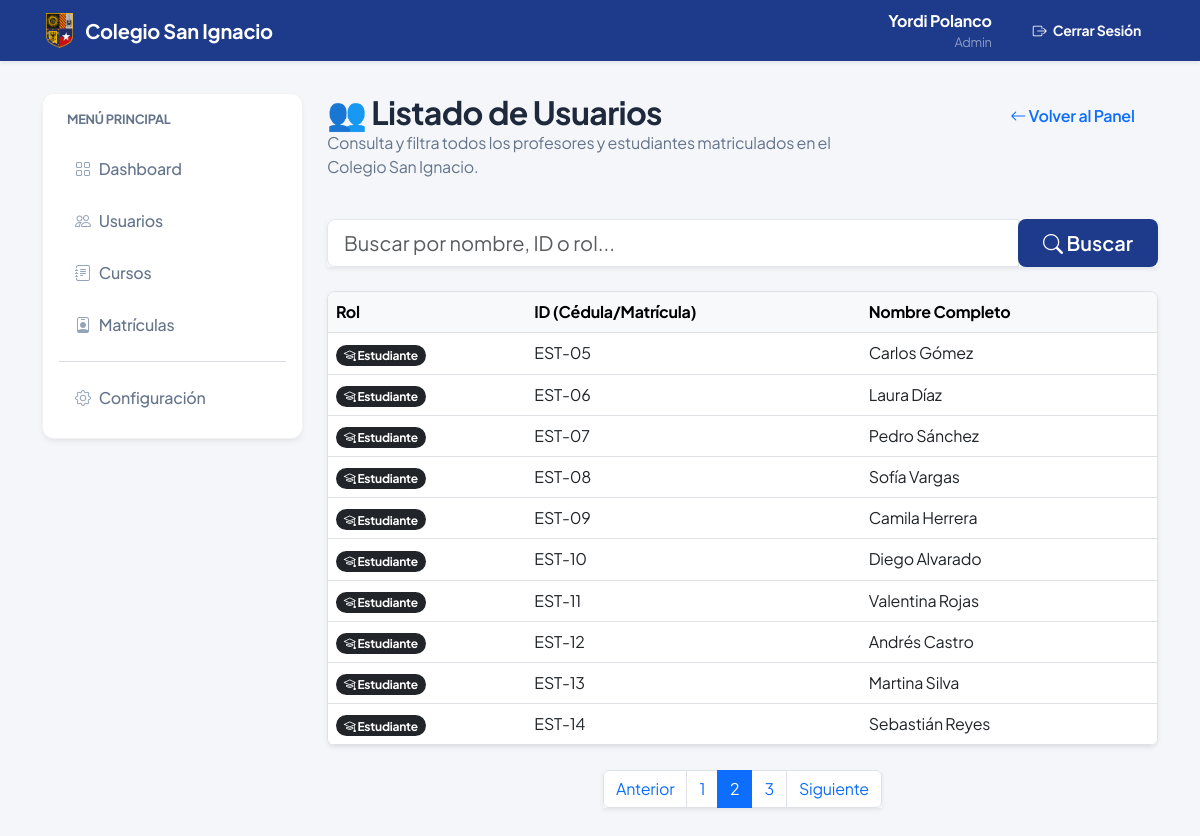
The page /admin/usuarios?page=2&q= (signed in) on the database its author committed.
### models.py (models this page shows, shortened)
class User(db.Model, UserMixin):
    __tablename__ = 'users'
    id = db.Column(db.String, primary_key=True) # e.g. "EST-01", "PRF-01"
    nombre = db.Column(db.String(100), nullable=False)
    password_hash = db.Column(db.String(256), nullable=False)
    rol = db.Column(db.String(20), nullable=False) # 'ADMIN', 'PROFESOR', 'ESTUDIANTE'
    courses_taught = db.relationship("Course", back_populates="professor", cascade="all, delete-orphan", lazy=True)
    enrollments = db.relationship("Enrollment", back_populates="student", cascade="all, delete-orphan", lazy=True)
    def is_admin(self):
        return self.rol == 'ADMIN'

### app.py (the view, shortened to what this page needs)
@app.route("/admin/usuarios")
@login_required
def admin_lista_usuarios():
    if not current_user.is_admin():
        flash("¡Acceso denegado!", "danger")
        return redirect(url_for('index'))
    q = request.args.get("q", "")
    page = request.args.get("page", 1, type=int)
    query = User.query
    users_pagination = query.paginate(page=page, per_page=10, error_out=False)
    return render_template("admin_lista_usuarios.html", users_pagination=users_pagination, q=q)

### app.py (called while the page is built)
@login_manager.user_loader
def load_user(user_id):
    return User.query.get(user_id)

### templates/admin_lista_usuarios.html (shortened to what this page needs)
{% extends "base.html" %}
{% block content %}
<div class="row mb-4">
    <div class="col-md-8">
        <h2 class="mb-0">👥 Listado de Usuarios</h2>
        <p class="text-muted">Consulta y filtra todos los profesores y estudiantes matriculados en el Colegio San
            Ignacio.</p>
    </div>
    <div class="col-md-4 text-md-end mt-3 mt-md-0">
        <a href="{{ url_for('admin_dashboard') }}" class="btn btn-outline-primary">
            <i class="bi bi-arrow-left"></i> Volver al Panel
        </a>
    </div>
</div>
<div class="row mb-4">
    <div class="col-12">
        <form method="GET" action="{{ url_for('admin_lista_usuarios') }}" class="input-group input-group-lg shadow-sm">
            <input type="text" name="q" value="{{ q }}" class="form-control ps-3"
                placeholder="Buscar por nombre, ID o rol..." autofocus>
            <button class="btn btn-primary px-4" type="submit"><i class="bi bi-search"></i> Buscar</button>
        </form>
    </div>
</div>
<div class="row">
    <div class="col-12 mb-4">
        <div class="table-responsive bg-white rounded-3 shadow-sm border">
            <table class="table table-hover align-middle mb-0">
                <thead class="table-light">
                    <tr>
                        <th>Rol</th>
                        <th>ID (Cédula/Matrícula)</th>
                        <th>Nombre Completo</th>
                    </tr>
                </thead>
                <tbody>
                    {% for u in users_pagination.items %}
                    <tr>
                        <td>
                            {% if u.rol == 'PROFESOR' %}
                            <span class="badge bg-primary rounded-pill"><i class="bi bi-person-workspace"></i> Profesor</span>
                            {% elif u.rol == 'ESTUDIANTE' %}
                            <span class="badge bg-dark rounded-pill"><i class="bi bi-mortarboard"></i> Estudiante</span>
                            {% else %}
                            <span class="badge bg-secondary rounded-pill"><i class="bi bi-shield-lock"></i> {{ u.rol }}</span>
                            {% endif %}
                        </td>
                        <td>{{ u.id }}</td>
                        <td>{{ u.nombre }}</td>
                    </tr>
                    {% else %}
                    <tr>
                        <td colspan="3" class="text-center text-muted fst-italic py-4">No se encontraron usuarios que coincidan con la búsqueda.</td>
                    </tr>
                    {% endfor %}
                </tbody>
            </table>
        </div>
        {% if users_pagination.pages > 1 %}
        <nav class="mt-4 d-flex justify-content-center">
            <ul class="pagination pagination-md shadow-sm">
                <li class="page-item {% if not users_pagination.has_prev %}disabled{% endif %}">
                    <a class="page-link" href="{{ url_for('admin_lista_usuarios', page=users_pagination.prev_num, q=q) }}">Anterior</a>
                </li>
                {% for page_num in users_pagination.iter_pages(left_edge=1, right_edge=1, left_current=2, right_current=2) %}
                    {% if page_num %}
                        <li class="page-item {% if page_num == users_pagination.page %}active{% endif %}">
                            <a class="page-link" href="{{ url_for('admin_lista_usuarios', page=page_num, q=q) }}">{{ page_num }}</a>
                        </li>
                    {% else %}
                        <li class="page-item disabled"><span class="page-link">...</span></li>
                    {% endif %}
                {% endfor %}
                <li class="page-item {% if not users_pagination.has_next %}disabled{% endif %}">
                    <a class="page-link" href="{{ url_for('admin_lista_usuarios', page=users_pagination.next_num, q=q) }}">Siguiente</a>
                </li>
            </ul>
        </nav>
        {% endif %}
    </div>
</div>
{% endblock %}

### templates/base.html (shortened to what this page needs)
<!DOCTYPE html>
<html lang="es">
<head>
    <link href="https://cdn.jsdelivr.net/npm/bootstrap@5.3.0/dist/css/bootstrap.min.css" rel="stylesheet">
    <link rel="stylesheet" href="https://cdn.jsdelivr.net/npm/bootstrap-icons@1.11.1/font/bootstrap-icons.css">
    <link href="{{ url_for('static', filename='css/style.css') }}?v=4.0" rel="stylesheet">
</head>
<body>
    <nav class="navbar navbar-expand-lg navbar-dark bg-primary shadow-sm mb-4">
        <div class="container">
            <a class="navbar-brand fw-bold d-flex align-items-center gap-2" href="{{ url_for('index') }}">
                <img src="{{ url_for('static', filename='img/logo.png') }}?v=1.2" alt="Logo" width="35" height="35" style="object-fit: contain;">
                Colegio San Ignacio
            </a>
            <div class="collapse navbar-collapse" id="navbarNav">
                <ul class="navbar-nav ms-auto align-items-lg-center">
                    {% if current_user.is_authenticated %}
                        <li class="nav-item me-lg-4 mb-2 mb-lg-0 text-lg-end">
                            <div class="text-white fw-bold">{{ current_user.nombre }}</div>
                            <div class="text-white-50" style="font-size: 0.8rem;">{{ current_user.rol|capitalize }}</div>
                        </li>
                        <li class="nav-item">
                            <a class="btn btn-outline-light btn-sm fw-bold rounded px-3" href="{{ url_for('logout') }}"><i class="bi bi-box-arrow-right me-1"></i> Cerrar Sesión</a>
                        </li>
                    {% endif %}
                </ul>
            </div>
        </div>
    </nav>
    <main class="container">
        <div class="row pt-2">
            {% if current_user.is_authenticated %}
            <div class="col-lg-3 mb-4">
                <div class="card p-3 shadow-sm border-0">
                    <p class="text-muted fw-bold mb-3 ps-2" style="font-size: 0.8rem; text-transform: uppercase;">Menú Principal</p>
                    <nav class="d-flex flex-column gap-1">
                        {% if current_user.rol == 'ADMIN' %}
                        <a href="{{ url_for('admin_dashboard') }}" class="sidebar-link"><i class="bi bi-grid me-2"></i> Dashboard</a>
                        <a href="{{ url_for('admin_lista_usuarios') }}" class="sidebar-link"><i class="bi bi-people me-2"></i> Usuarios</a>
                        <a href="{{ url_for('admin_construccion') }}" class="sidebar-link"><i class="bi bi-journal-text me-2"></i> Cursos</a>
                        <a href="{{ url_for('admin_construccion') }}" class="sidebar-link"><i class="bi bi-person-badge me-2"></i> Matrículas</a>
                        <hr class="my-2 text-muted">
                        <a href="{{ url_for('admin_construccion') }}" class="sidebar-link text-muted"><i class="bi bi-gear me-2"></i> Configuración</a>
                        {% endif %}
                    </nav>
                </div>
            </div>
            <div class="col-lg-9 fade-in-section pb-5">
            {% else %}
            <div class="col-12 pb-5">
            {% endif %}
                {% block content %}{% endblock %}
            </div>
        </div>
    </main>
</body>
</html>

### static/css/style.css (style rules this page uses)
:root { --bs-primary: #1E3A8A; --bs-primary-rgb: 30, 58, 138; --bs-info: #3B82F6; --bs-success: #10B981; --bs-warning: #F59E0B; --bs-danger: #EF4444; --surface-bg: #F4F6F9; --surface-card: #FFFFFF; --bs-body-font-family: 'Plus Jakarta Sans', system-ui, -apple-system, sans-serif; --text-main: #1E293B; --text-muted-custom: #64748B; --shadow-float: 0 4px 6px -1px rgba(0, 0, 0, 0.05), 0 2px 4px -1px rgba(0, 0, 0, 0.03); --shadow-hover: 0 10px 15px -3px rgba(0, 0, 0, 0.08), 0 4px 6px -2px rgba(0, 0, 0, 0.04); }
body { background-color: var(--surface-bg) !important; color: var(--text-main) !important; font-family: var(--bs-body-font-family) !important; letter-spacing: -0.015em; -webkit-font-smoothing: antialiased; -moz-osx-font-smoothing: grayscale; }
h1, h2, h3, h4, h5, h6 { font-weight: 700; letter-spacing: -0.02em; color: var(--text-main); }
.text-muted { color: var(--text-muted-custom) !important; }
.card { border: 1px solid rgba(0,0,0,0.05) !important; border-radius: 12px !important; background: var(--surface-card); transition: all 0.3s ease; box-shadow: var(--shadow-float) !important; }
.btn { font-weight: 600; padding: 0.60rem 1.4rem; border-radius: 8px !important; transition: all 0.2s ease; border: 1px solid transparent; }
.btn-primary { background-color: var(--bs-primary); color: #fff; }
.form-control, .form-select { border: 1px solid #E2E8F0 !important; border-radius: 8px; padding: 0.70rem 1rem; font-size: 0.95rem; color: var(--text-main); transition: border-color 0.2s ease, box-shadow 0.2s ease; box-shadow: none !important; }
.sidebar-link { color: var(--text-muted-custom); border-radius: 8px; padding: 0.75rem 1rem; transition: all 0.2s ease; background-color: transparent; text-decoration: none; font-weight: 500; display: flex; align-items: center; }
.sidebar-link i { transition: transform 0.2s ease; color: #94A3B8; }
.fade-in-section { animation: smoothFadeIn 0.4s ease forwards; }

### rows shown on the page
User: nombre "Yordi Polanco", rol "Admin"
User: rol "ESTUDIANTE" (drawn), id "EST-05", nombre "Carlos Gómez"
User: rol "ESTUDIANTE" (drawn), id "EST-06", nombre "Laura Díaz"
User: rol "ESTUDIANTE" (drawn), id "EST-07", nombre "Pedro Sánchez"
User: rol "ESTUDIANTE" (drawn), id "EST-08", nombre "Sofía Vargas"
User: rol "ESTUDIANTE" (drawn), id "EST-09", nombre "Camila Herrera"
User: rol "ESTUDIANTE" (drawn), id "EST-10", nombre "Diego Alvarado"
User: rol "ESTUDIANTE" (drawn), id "EST-11", nombre "Valentina Rojas"
User: rol "ESTUDIANTE" (drawn), id "EST-12", nombre "Andrés Castro"
User: rol "ESTUDIANTE" (drawn), id "EST-13", nombre "Martina Silva"
User: rol "ESTUDIANTE" (drawn), id "EST-14", nombre "Sebastián Reyes"

### other values the page prints
{{ page_num }} "1" "2" "3"
